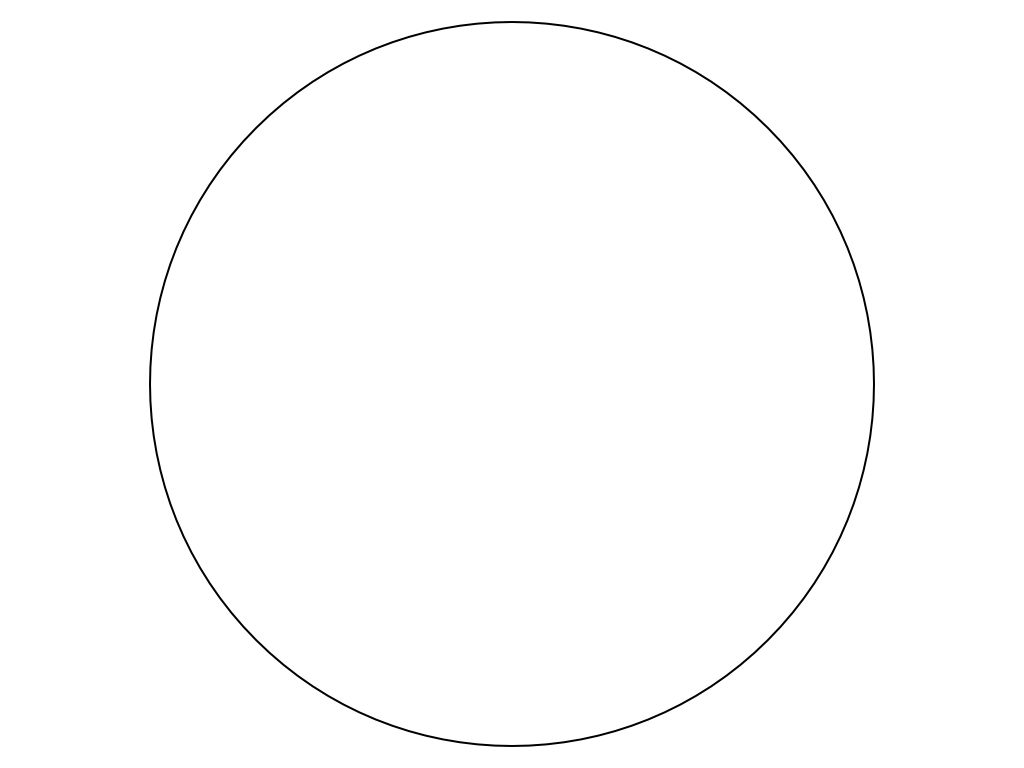
#> input picture lab3/circle.jpg, 1024 x 768 px
$ jupyter execute --allow-errors lab3.ipynb
#> lines starting #> are read from the running program, lines starting #| are printed output that depends on the picture; after the words box and inside, x2 and y2 are one past the last pixel; in counts of white or black regions, pixels touching at a corner belong together
[cell 1]
import os
os.environ["CUDA_VISIBLE_DEVICES"] = "0"
import cupy as cp
import cv2
from matplotlib import pyplot as plt
import numpy as np
import sklearn
import math
import random
circle = cv2.imread('circle.jpg')
#> circle is the input picture: shape (768, 1024, 3); min 0, max 255, mean 253.5
row = circle.shape[0]
#> row = 768
column = circle.shape[1]
#> column = 1024
point = []
inlier = -1
Grange = [1,10000]
pBarLength = 70

[cell 2]
circle = cv2.Canny(circle,50,100)
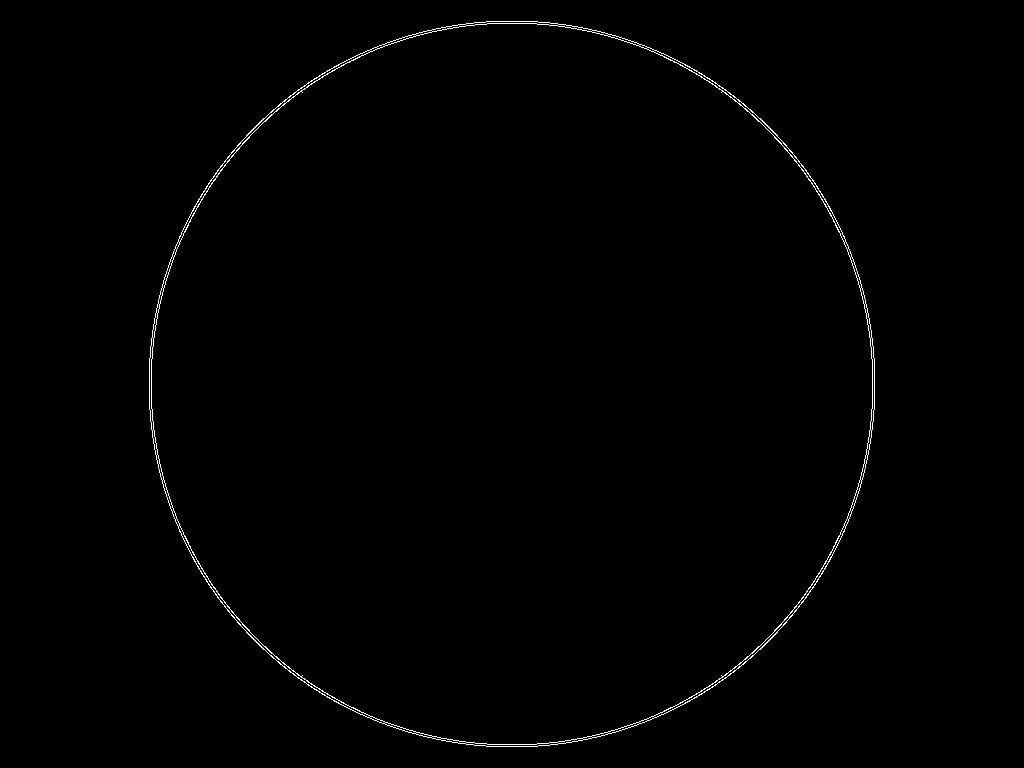
#> circle: shape (768, 1024); 0.59% white in thin lines or dots, all inside (x1, y1, x2, y2) = (149, 21, 875, 747)
plt.imshow(circle,cmap = 'gray')
point = []
for i in range(row):
    for j in range(column):
        if circle[i,j] == 255:
            point.append([i,j])

[cell 3]
def ThreePoint(img):
    x1 = 0
    x2 = 0
    val = random.sample(point,3)
    y1 = 0
    y2 = 0
    while abs(x1 == 0) or abs(x2 == 0) or abs(y1 == 0) or abs(y2 == 0)  :
        val = random.sample(point,3)
        x1 = (val[0][0] - val[1][0])
        y1 = (val[0][1] - val[1][1])
        x2 = (val[1][0] - val[2][0])
        y2 = (val[1][1] - val[2][1])

    return val

def Bisector(val):
    x1 = (val[0][0] - val[1][0])
    y1 = (val[0][1] - val[1][1])
    x2 = (val[1][0] - val[2][0])
    y2 = (val[1][1] - val[2][1])
    midx1 = ((val[0][0]) + (val[1][0]))/ 2
    midy1 = ((val[0][1]) + (val[1][1]))/ 2
    midx2 = ((val[1][0]) + (val[2][0]))/ 2
    midy2 = ((val[1][1]) + (val[2][1]))/ 2
    midp1 = [midx1, midy1]
    midp2 = [midx2, midy2]
    slope1 = y1/x1
    slope1 = -(1/slope1)
    slope2 = y2/x2
    slope2 = -(1/slope2)
    b1 = (midp1[1] - slope1 * midp1[0])
    b2 = (midp2[1] - slope2 * midp2[0])
    a = cp.array([[slope1,-1], [slope2, -1]])
    b = cp.array([-b1,-b2])
    x = cp.linalg.solve(a, b)
    return x


def Radius(center):
    val = random.sample(point,1)
    return math.sqrt(math.pow((val[0][0]-center[0]),2)+math.pow((val[0][1]-center[1]),2))

#> (a cell that did not finish here is left out)

[cell 5]
RANpoint = []
for i in range(row):
    for j in range(column):
            RANpoint.append([i,j])


def ThreeRandomPoint(RANpoint):
    val = random.sample(RANpoint,3)
    x1 = 0
    y1 = 0
    x2 = 0
    y2 = 0
    while abs(x1 <= 1) or abs(x2 <= 1) or abs(y1 <= 1) or abs(y2 <= 1) or abs((x1-x2) <=50) or abs((y1-y2)<=50) :
        val = random.sample(RANpoint,3)
        x1 = (val[0][0] - val[1][0])
        y1 = (val[0][1] - val[1][1])
        x2 = (val[1][0] - val[2][0])
        y2 = (val[1][1] - val[2][1])
        # [4 lines of commented-out code are left out]
    return val

def RANlist(circle1):
    whitep = []
    for i in range(row):
        for j in range(column):
            if circle1[i,j] == 255:
                whitep.append([i,j])
    #plt.imshow(circle1,cmap = 'gray')
    return whitep

def Inliercal(whitep):
    inlier = 0
    inlier = len([x for x in whitep if x in point])
    return inlier
